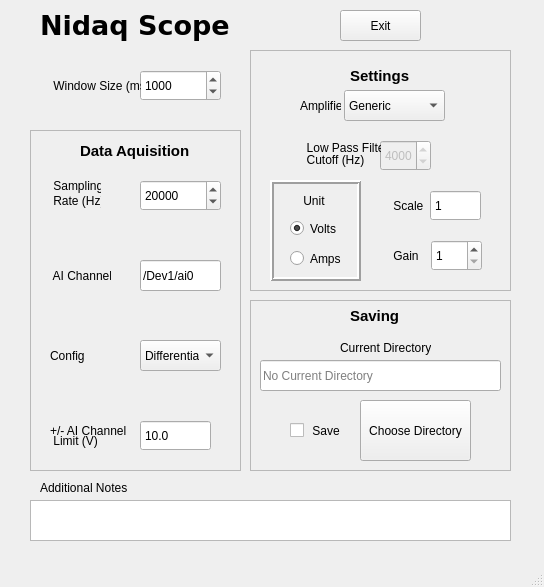
<?xml version="1.0" encoding="UTF-8"?>
<ui version="4.0">
 <class>MainWindow</class>
 <widget class="QMainWindow" name="MainWindow">
  <property name="enabled">
   <bool>true</bool>
  </property>
  <property name="geometry">
   <rect>
    <x>0</x>
    <y>0</y>
    <width>544</width>
    <height>587</height>
   </rect>
  </property>
  <property name="maximumSize">
   <size>
    <width>544</width>
    <height>587</height>
   </size>
  </property>
  <property name="windowTitle">
   <string>MainWindow</string>
  </property>
  <property name="layoutDirection">
   <enum>Qt::LeftToRight</enum>
  </property>
  <widget class="QWidget" name="centralwidget">
   <widget class="QSpinBox" name="rate_spinner">
    <property name="geometry">
     <rect>
      <x>140</x>
      <y>180</y>
      <width>81</width>
      <height>31</height>
     </rect>
    </property>
    <property name="minimum">
     <number>500</number>
    </property>
    <property name="maximum">
     <number>1000000</number>
    </property>
    <property name="singleStep">
     <number>1000</number>
    </property>
    <property name="value">
     <number>20000</number>
    </property>
   </widget>
   <widget class="QLabel" name="label">
    <property name="geometry">
     <rect>
      <x>50</x>
      <y>170</y>
      <width>51</width>
      <height>31</height>
     </rect>
    </property>
    <property name="text">
     <string> Sampling</string>
    </property>
   </widget>
   <widget class="QSpinBox" name="window_size_spinner">
    <property name="geometry">
     <rect>
      <x>140</x>
      <y>70</y>
      <width>81</width>
      <height>31</height>
     </rect>
    </property>
    <property name="toolTip">
     <string>test123</string>
    </property>
    <property name="minimum">
     <number>100</number>
    </property>
    <property name="maximum">
     <number>10000000</number>
    </property>
    <property name="singleStep">
     <number>100</number>
    </property>
    <property name="value">
     <number>1000</number>
    </property>
   </widget>
   <widget class="QLabel" name="label_2">
    <property name="geometry">
     <rect>
      <x>50</x>
      <y>70</y>
      <width>91</width>
      <height>31</height>
     </rect>
    </property>
    <property name="text">
     <string> Window Size (ms)</string>
    </property>
   </widget>
   <widget class="QLabel" name="label_3">
    <property name="geometry">
     <rect>
      <x>50</x>
      <y>260</y>
      <width>61</width>
      <height>31</height>
     </rect>
    </property>
    <property name="text">
     <string> AI Channel</string>
    </property>
   </widget>
   <widget class="QLabel" name="label_4">
    <property name="geometry">
     <rect>
      <x>340</x>
      <y>340</y>
      <width>91</width>
      <height>16</height>
     </rect>
    </property>
    <property name="text">
     <string>Current Directory</string>
    </property>
   </widget>
   <widget class="QComboBox" name="config_combo">
    <property name="geometry">
     <rect>
      <x>140</x>
      <y>340</y>
      <width>81</width>
      <height>31</height>
     </rect>
    </property>
    <item>
     <property name="text">
      <string>Differential</string>
     </property>
    </item>
    <item>
     <property name="text">
      <string>NRSE</string>
     </property>
    </item>
    <item>
     <property name="text">
      <string>RSE</string>
     </property>
    </item>
   </widget>
   <widget class="QLabel" name="label_5">
    <property name="geometry">
     <rect>
      <x>50</x>
      <y>340</y>
      <width>71</width>
      <height>31</height>
     </rect>
    </property>
    <property name="text">
     <string>Config</string>
    </property>
   </widget>
   <widget class="QFrame" name="frame">
    <property name="geometry">
     <rect>
      <x>270</x>
      <y>180</y>
      <width>91</width>
      <height>101</height>
     </rect>
    </property>
    <property name="autoFillBackground">
     <bool>true</bool>
    </property>
    <property name="frameShape">
     <enum>QFrame::Box</enum>
    </property>
    <property name="frameShadow">
     <enum>QFrame::Raised</enum>
    </property>
    <property name="lineWidth">
     <number>2</number>
    </property>
    <property name="midLineWidth">
     <number>0</number>
    </property>
    <widget class="QLabel" name="label_6">
     <property name="geometry">
      <rect>
       <x>30</x>
       <y>10</y>
       <width>47</width>
       <height>21</height>
      </rect>
     </property>
     <property name="text">
      <string> Unit</string>
     </property>
    </widget>
    <widget class="QRadioButton" name="amps_radio">
     <property name="geometry">
      <rect>
       <x>20</x>
       <y>70</y>
       <width>82</width>
       <height>17</height>
      </rect>
     </property>
     <property name="text">
      <string>Amps</string>
     </property>
     <property name="checked">
      <bool>false</bool>
     </property>
     <property name="autoExclusive">
      <bool>true</bool>
     </property>
    </widget>
    <widget class="QRadioButton" name="volts_radio">
     <property name="geometry">
      <rect>
       <x>20</x>
       <y>40</y>
       <width>82</width>
       <height>17</height>
      </rect>
     </property>
     <property name="text">
      <string>Volts</string>
     </property>
     <property name="checked">
      <bool>true</bool>
     </property>
    </widget>
   </widget>
   <widget class="QLabel" name="label_8">
    <property name="geometry">
     <rect>
      <x>50</x>
      <y>420</y>
      <width>81</width>
      <height>21</height>
     </rect>
    </property>
    <property name="text">
     <string>+/- AI Channel</string>
    </property>
   </widget>
   <widget class="QSpinBox" name="gain_spinner">
    <property name="geometry">
     <rect>
      <x>431</x>
      <y>240</y>
      <width>51</width>
      <height>31</height>
     </rect>
    </property>
    <property name="buttonSymbols">
     <enum>QAbstractSpinBox::UpDownArrows</enum>
    </property>
    <property name="minimum">
     <number>1</number>
    </property>
    <property name="maximum">
     <number>1000000</number>
    </property>
    <property name="value">
     <number>1</number>
    </property>
   </widget>
   <widget class="QTextEdit" name="notes_box">
    <property name="geometry">
     <rect>
      <x>30</x>
      <y>500</y>
      <width>481</width>
      <height>41</height>
     </rect>
    </property>
    <property name="placeholderText" stdset="0">
     <string/>
    </property>
   </widget>
   <widget class="QLabel" name="label_9">
    <property name="geometry">
     <rect>
      <x>390</x>
      <y>190</y>
      <width>47</width>
      <height>31</height>
     </rect>
    </property>
    <property name="text">
     <string> Scale</string>
    </property>
   </widget>
   <widget class="QLabel" name="label_10">
    <property name="geometry">
     <rect>
      <x>390</x>
      <y>240</y>
      <width>47</width>
      <height>31</height>
     </rect>
    </property>
    <property name="text">
     <string> Gain</string>
    </property>
   </widget>
   <widget class="QLabel" name="label_11">
    <property name="geometry">
     <rect>
      <x>40</x>
      <y>480</y>
      <width>101</width>
      <height>16</height>
     </rect>
    </property>
    <property name="text">
     <string>Additional Notes</string>
    </property>
   </widget>
   <widget class="QComboBox" name="amplifier_box">
    <property name="geometry">
     <rect>
      <x>344</x>
      <y>90</y>
      <width>101</width>
      <height>31</height>
     </rect>
    </property>
    <item>
     <property name="text">
      <string>Generic</string>
     </property>
    </item>
    <item>
     <property name="text">
      <string>MultiClamp700</string>
     </property>
    </item>
    <item>
     <property name="text">
      <string>Axopatch200</string>
     </property>
    </item>
   </widget>
   <widget class="QLabel" name="label_7">
    <property name="geometry">
     <rect>
      <x>40</x>
      <y>10</y>
      <width>371</width>
      <height>31</height>
     </rect>
    </property>
    <property name="font">
     <font>
      <family>Verdana</family>
      <pointsize>20</pointsize>
      <weight>75</weight>
      <bold>true</bold>
     </font>
    </property>
    <property name="text">
     <string>Nidaq Scope</string>
    </property>
   </widget>
   <widget class="QLabel" name="label_13">
    <property name="geometry">
     <rect>
      <x>300</x>
      <y>90</y>
      <width>41</width>
      <height>31</height>
     </rect>
    </property>
    <property name="text">
     <string>Amplifier</string>
    </property>
   </widget>
   <widget class="QSpinBox" name="fc_box">
    <property name="enabled">
     <bool>false</bool>
    </property>
    <property name="geometry">
     <rect>
      <x>380</x>
      <y>140</y>
      <width>51</width>
      <height>31</height>
     </rect>
    </property>
    <property name="maximum">
     <number>100000</number>
    </property>
    <property name="singleStep">
     <number>1000</number>
    </property>
    <property name="value">
     <number>4000</number>
    </property>
   </widget>
   <widget class="QLabel" name="label_14">
    <property name="enabled">
     <bool>true</bool>
    </property>
    <property name="geometry">
     <rect>
      <x>300</x>
      <y>140</y>
      <width>81</width>
      <height>16</height>
     </rect>
    </property>
    <property name="text">
     <string>  Low Pass Filter</string>
    </property>
   </widget>
   <widget class="QLabel" name="label_15">
    <property name="enabled">
     <bool>true</bool>
    </property>
    <property name="geometry">
     <rect>
      <x>300</x>
      <y>150</y>
      <width>81</width>
      <height>20</height>
     </rect>
    </property>
    <property name="text">
     <string>  Cutoff (Hz)</string>
    </property>
   </widget>
   <widget class="QLineEdit" name="current_directory">
    <property name="geometry">
     <rect>
      <x>260</x>
      <y>360</y>
      <width>241</width>
      <height>31</height>
     </rect>
    </property>
    <property name="readOnly">
     <bool>true</bool>
    </property>
    <property name="placeholderText">
     <string>No Current Directory</string>
    </property>
   </widget>
   <widget class="QLineEdit" name="ai_channel_box">
    <property name="geometry">
     <rect>
      <x>140</x>
      <y>260</y>
      <width>81</width>
      <height>31</height>
     </rect>
    </property>
    <property name="text">
     <string>/Dev1/ai0</string>
    </property>
   </widget>
   <widget class="QFrame" name="frame_3">
    <property name="geometry">
     <rect>
      <x>250</x>
      <y>50</y>
      <width>261</width>
      <height>241</height>
     </rect>
    </property>
    <property name="frameShape">
     <enum>QFrame::StyledPanel</enum>
    </property>
    <property name="frameShadow">
     <enum>QFrame::Sunken</enum>
    </property>
    <widget class="QLabel" name="label_19">
     <property name="geometry">
      <rect>
       <x>100</x>
       <y>10</y>
       <width>161</width>
       <height>31</height>
      </rect>
     </property>
     <property name="font">
      <font>
       <pointsize>11</pointsize>
       <weight>75</weight>
       <bold>true</bold>
      </font>
     </property>
     <property name="text">
      <string>Settings</string>
     </property>
    </widget>
   </widget>
   <widget class="QFrame" name="frame_4">
    <property name="geometry">
     <rect>
      <x>250</x>
      <y>300</y>
      <width>261</width>
      <height>171</height>
     </rect>
    </property>
    <property name="frameShape">
     <enum>QFrame::StyledPanel</enum>
    </property>
    <property name="frameShadow">
     <enum>QFrame::Sunken</enum>
    </property>
    <widget class="QCheckBox" name="save_check">
     <property name="geometry">
      <rect>
       <x>40</x>
       <y>120</y>
       <width>81</width>
       <height>21</height>
      </rect>
     </property>
     <property name="text">
      <string> Save</string>
     </property>
     <property name="iconSize">
      <size>
       <width>32</width>
       <height>32</height>
      </size>
     </property>
    </widget>
    <widget class="QPushButton" name="directory_button">
     <property name="geometry">
      <rect>
       <x>110</x>
       <y>100</y>
       <width>111</width>
       <height>61</height>
      </rect>
     </property>
     <property name="text">
      <string>Choose Directory</string>
     </property>
    </widget>
    <widget class="QLabel" name="label_12">
     <property name="geometry">
      <rect>
       <x>100</x>
       <y>0</y>
       <width>101</width>
       <height>31</height>
      </rect>
     </property>
     <property name="font">
      <font>
       <pointsize>11</pointsize>
       <weight>75</weight>
       <bold>true</bold>
      </font>
     </property>
     <property name="text">
      <string>Saving</string>
     </property>
    </widget>
   </widget>
   <widget class="QFrame" name="frame_5">
    <property name="geometry">
     <rect>
      <x>30</x>
      <y>130</y>
      <width>211</width>
      <height>341</height>
     </rect>
    </property>
    <property name="frameShape">
     <enum>QFrame::StyledPanel</enum>
    </property>
    <property name="frameShadow">
     <enum>QFrame::Sunken</enum>
    </property>
    <widget class="QLabel" name="label_16">
     <property name="geometry">
      <rect>
       <x>20</x>
       <y>300</y>
       <width>61</width>
       <height>21</height>
      </rect>
     </property>
     <property name="text">
      <string> Limit (V)</string>
     </property>
    </widget>
    <widget class="QLabel" name="label_17">
     <property name="geometry">
      <rect>
       <x>20</x>
       <y>60</y>
       <width>51</width>
       <height>21</height>
      </rect>
     </property>
     <property name="text">
      <string> Rate (Hz)</string>
     </property>
    </widget>
    <widget class="QDoubleSpinBox" name="ai_limit_box">
     <property name="geometry">
      <rect>
       <x>110</x>
       <y>290</y>
       <width>71</width>
       <height>31</height>
      </rect>
     </property>
     <property name="buttonSymbols">
      <enum>QAbstractSpinBox::NoButtons</enum>
     </property>
     <property name="decimals">
      <number>1</number>
     </property>
     <property name="minimum">
      <double>0.100000000000000</double>
     </property>
     <property name="value">
      <double>10.000000000000000</double>
     </property>
    </widget>
    <widget class="QLabel" name="label_18">
     <property name="geometry">
      <rect>
       <x>50</x>
       <y>10</y>
       <width>131</width>
       <height>21</height>
      </rect>
     </property>
     <property name="font">
      <font>
       <pointsize>11</pointsize>
       <weight>75</weight>
       <bold>true</bold>
      </font>
     </property>
     <property name="text">
      <string>Data Aquisition</string>
     </property>
    </widget>
   </widget>
   <widget class="QSpinBox" name="scale_box">
    <property name="geometry">
     <rect>
      <x>430</x>
      <y>190</y>
      <width>51</width>
      <height>31</height>
     </rect>
    </property>
    <property name="buttonSymbols">
     <enum>QAbstractSpinBox::NoButtons</enum>
    </property>
    <property name="minimum">
     <number>1</number>
    </property>
    <property name="maximum">
     <number>1000000</number>
    </property>
    <property name="value">
     <number>1</number>
    </property>
   </widget>
   <widget class="QPushButton" name="excecute_button">
    <property name="geometry">
     <rect>
      <x>340</x>
      <y>10</y>
      <width>81</width>
      <height>31</height>
     </rect>
    </property>
    <property name="text">
     <string>Exit</string>
    </property>
   </widget>
   <zorder>frame_4</zorder>
   <zorder>frame_5</zorder>
   <zorder>frame_3</zorder>
   <zorder>rate_spinner</zorder>
   <zorder>label</zorder>
   <zorder>window_size_spinner</zorder>
   <zorder>label_2</zorder>
   <zorder>label_3</zorder>
   <zorder>label_4</zorder>
   <zorder>config_combo</zorder>
   <zorder>label_5</zorder>
   <zorder>frame</zorder>
   <zorder>label_8</zorder>
   <zorder>gain_spinner</zorder>
   <zorder>notes_box</zorder>
   <zorder>label_9</zorder>
   <zorder>label_10</zorder>
   <zorder>label_11</zorder>
   <zorder>amplifier_box</zorder>
   <zorder>label_7</zorder>
   <zorder>label_13</zorder>
   <zorder>fc_box</zorder>
   <zorder>label_14</zorder>
   <zorder>label_15</zorder>
   <zorder>current_directory</zorder>
   <zorder>ai_channel_box</zorder>
   <zorder>scale_box</zorder>
   <zorder>excecute_button</zorder>
  </widget>
  <widget class="QMenuBar" name="menubar">
   <property name="geometry">
    <rect>
     <x>0</x>
     <y>0</y>
     <width>544</width>
     <height>21</height>
    </rect>
   </property>
  </widget>
  <widget class="QStatusBar" name="statusbar"/>
 </widget>
 <resources/>
 <connections/>
</ui>
